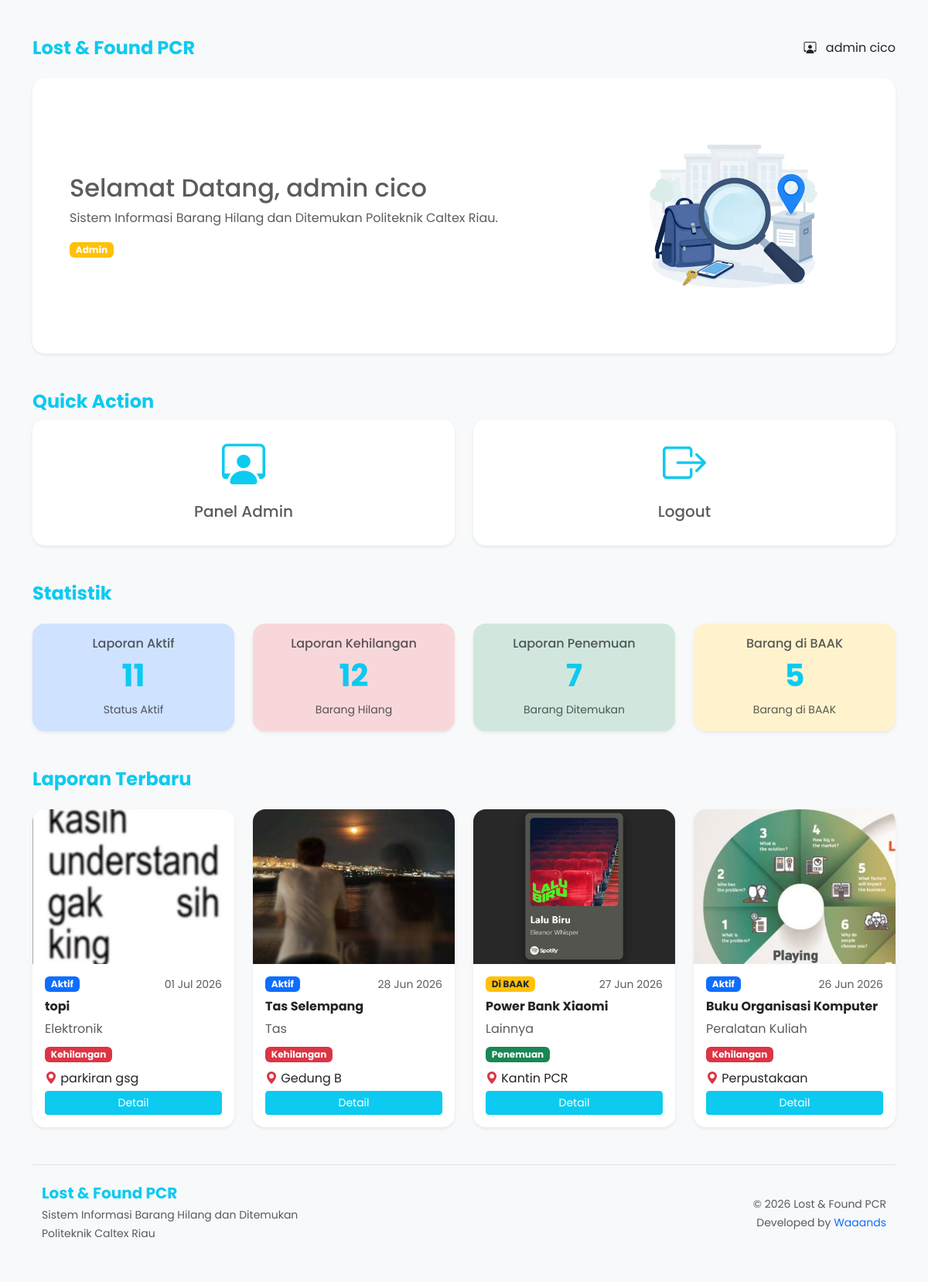
Screenshot of /index.php?aksi=dashboard (signed in) with the database file from the repository.
### tables this page shows
CREATE TABLE `laporan` (
  `id_laporan` int(11) NOT NULL,
  `id_user` int(11) NOT NULL,
  `id_kategori` int(11) NOT NULL,
  `jenis_laporan` enum('kehilangan','penemuan') NOT NULL,
  `nama_barang` varchar(100) NOT NULL,
  `deskripsi` text DEFAULT NULL,
  `foto_barang` varchar(255) DEFAULT NULL,
  `lokasi` varchar(100) DEFAULT NULL,
  `tanggal_kejadian` date NOT NULL,
  `status_laporan` enum('aktif','selesai','baak') DEFAULT 'aktif',
  `created_at` timestamp NOT NULL DEFAULT current_timestamp()
);

CREATE TABLE `kategori` (
  `id_kategori` int(11) NOT NULL,
  `nama_kategori` varchar(50) NOT NULL
);

### app/controllers/DashboardController.php (called while the page is built, shortened)
<?php
require_once __DIR__ . "/../models/LaporanModel.php";
class DashboardController
{
    private $laporanModel;
    public function __construct($conn)
    {
        $this->laporanModel = new LaporanModel($conn);
    }
    public function index()
    {
        $statistik = $this->laporanModel->getStatistik();
        $laporanTerbaru = $this->laporanModel->getLaporanTerbaru();
        require __DIR__ . "/../views/dashboard/index.php";
    }
}

### app/models/LaporanModel.php (called while the page is built, shortened)
<?php
class LaporanModel
{
    private $conn;
    public function __construct($conn)
    {
        $this->conn = $conn;
    }
    public function getStatistik()
    {
        $query = mysqli_query($this->conn,"
            SELECT
            COUNT(*) AS total,
            SUM(jenis_laporan='kehilangan') AS kehilangan,
            SUM(jenis_laporan='penemuan') AS penemuan,
            SUM(status_laporan='aktif') AS aktif,
            SUM(status_laporan='baak') AS baak
            FROM laporan
        ");
        return mysqli_fetch_assoc($query);
    }
    public function getLaporanTerbaru()
    {
        $query = "
        SELECT
            laporan.*,
            kategori.nama_kategori,
            users.nama_lengkap
        FROM laporan
        JOIN kategori
        ON laporan.id_kategori = kategori.id_kategori
        JOIN users
        ON laporan.id_user = users.id_user
        WHERE status_laporan IN ('aktif','baak')
        ORDER BY laporan.id_laporan DESC
        LIMIT 4
        ";
        return mysqli_query(
            $this->conn,
            $query
        );
    }
}

### app/views/dashboard/index.php (the view, shortened to what this page needs)
<!DOCTYPE html>
<html>
<head>
    <link href="https://cdn.jsdelivr.net/npm/bootstrap@5.3.3/dist/css/bootstrap.min.css" rel="stylesheet">
    <link rel="stylesheet" href="https://cdn.jsdelivr.net/npm/bootstrap-icons@1.11.3/font/bootstrap-icons.min.css">
    <link rel="stylesheet" href="public/assets/css/user.css">
</head>
<body class="bg-light" style="font-family:'Poppins',sans-serif;">
    <div class="container py-5">
        <div class="card-body">
            <div class="row align-items-center">
                <div class="col">
                    <h4 class="fw-bold text-info mb-0">
                        Lost & Found PCR
                    </h4>
                </div>
                <div class="col-auto">
                    <?php if(isset($_SESSION['id_user'])) { ?>
                    <?php if($_SESSION['role']=="admin"){ ?>
                    <i class="bi bi-person-workspace me-2"></i>
                    <?php } else { ?>
                    <i class="bi bi-person me-2"></i>
                    <?php } ?>
                    <?= $_SESSION['nama']; ?>
                    <?php } else { ?>
                    <a href="index.php?aksi=login" class="btn btn-info ">
                        Login
                    </a>
                    <?php } ?>
                </div>
            </div>
        </div>
        <div class="card border-0 shadow-sm rounded-4 mb-4 mt-4">
            <div class="card-body p-5">
                <div class="row align-items-center">
                    <div class="col-md-8">
                        <?php if(!isset($_SESSION['id_user'])) { ?>
                        <h2 class="text-muted">
                            Selamat Datang
                        </h2>
                        <p class="text-muted mb-3">
                            Sistem Informasi Barang Hilang dan Ditemukan
                            Politeknik Caltex Riau.
                        </p>
                        <?php } else { ?>
                        <h2 class="text-muted">
                            Selamat Datang,
                            <?= $_SESSION['nama']; ?>
                        </h2>
                        <p class="text-muted mb-3">
                            Sistem Informasi Barang Hilang dan Ditemukan
                            Politeknik Caltex Riau.
                        </p>
                        <?php if($_SESSION['role'] == "admin") { ?>
                        <span class="badge bg-warning">
                            Admin
                        </span>
                        <?php } else { ?>
                        <span class="badge bg-info">
                            Mahasiswa
                        </span>
                        <?php } ?>
                        <?php } ?>
                    </div>
                    <div class="col-md-4 text-center">
                        <img src="public/assets/images/hero.png" class="img-fluid" style="max-height:260px;">
                    </div>
                </div>
            </div>
        </div>
        <h4 class="fw-bold text-info mt-5">
            Quick Action
        </h4>
        <div class="row g-4">
            <?php if(!isset($_SESSION['id_user'])) { ?>
            <div class="col-md-6">
                <a href="index.php?aksi=laporan" class="text-decoration-none text-dark">
                    <div class="card action-card shadow-sm border-0 rounded-4">
                        <div class="card-body text-center py-4">
                            <i class="bi bi-card-list display-4 text-info"></i>
                            <h5 class="mt-3 text-muted">Lihat Laporan</h5>
                        </div>
                    </div>
                </a>
            </div>
            <div class="col-md-6">
                <a href="index.php?aksi=login" class="text-decoration-none text-dark">
                    <div class="card action-card shadow-sm border-0 rounded-4">
                        <div class="card-body text-center py-4">
                            <i class="bi bi-box-arrow-in-right display-4 text-info"></i>
                            <h5 class="mt-3 text-muted">Login</h5>
                        </div>
                    </div>
                </a>
            </div>
            <?php } elseif($_SESSION['role'] == "admin") { ?>
            <div class="col-md-6">
                <a href="index.php?aksi=admin" class="text-decoration-none text-dark">
                    <div class="card action-card shadow-sm border-0 rounded-4">
                        <div class="card-body text-center py-4">
                            <i class="bi bi-person-workspace display-4 text-info"></i>
                            <h5 class="mt-3 text-muted">Panel Admin</h5>
                        </div>
                    </div>
                </a>
            </div>
            <div class="col-md-6">
                <a href="index.php?aksi=logout" class="text-decoration-none text-dark">
                    <div class="card action-card shadow-sm border-0 rounded-4">
                        <div class="card-body text-center py-4">
                            <i class="bi bi-box-arrow-right display-4 text-info"></i>
                            <h5 class="mt-3 text-muted">Logout</h5>
                        </div>
                    </div>
                </a>
            </div>
            <?php } ?>
        </div>
        <?php if(isset($_SESSION['id_user'])) { ?>
        <h4 class="fw-bold text-info mt-5 mb-4">
            Statistik
        </h4>
        <div class="row g-4">
            <div class="col-md-3">
                <div class="card bg-primary-subtle border-0 shadow-sm rounded-4">
                    <div class="card-body text-center">
                        <h6 class="text-muted">
                            Laporan Aktif
                        </h6>
                        <h1 class="fw-bold text-info">
                            <?= $statistik['aktif']; ?>
                        </h1>
                        <small class="text-muted">
                            Status Aktif
                        </small>
                    </div>
                </div>
            </div>
            <div class="col-md-3">
                <div class="card bg-danger-subtle border-0 shadow-sm rounded-4">
                    <div class="card-body text-center">
                        <h6 class="text-muted">
                            Laporan Kehilangan
                        </h6>
                        <h1 class="fw-bold text-info">
                            <?= $statistik['kehilangan']; ?>
                        </h1>
                        <small class="text-muted">
                            Barang Hilang
                        </small>
                    </div>
                </div>
            </div>
            <div class="col-md-3">
                <div class="card bg-success-subtle border-0 shadow-sm rounded-4">
                    <div class="card-body text-center">
                        <h6 class="text-muted">
                            Laporan Penemuan
                        </h6>
                        <h1 class="fw-bold text-info">
                            <?= $statistik['penemuan']; ?>
                        </h1>
                        <small class="text-muted">
                            Barang Ditemukan
                        </small>
                    </div>
                </div>
            </div>
            <div class="col-md-3">
                <div class="card bg-warning-subtle border-0 shadow-sm rounded-4">
                    <div class="card-body text-center">
                        <h6 class="text-muted">
                            Barang di BAAK
                        </h6>
                        <h1 class="fw-bold text-info">
                            <?= $statistik['baak']; ?>
                        </h1>
                        <small class="text-muted">
                            Barang di BAAK
                        </small>
                    </div>
                </div>
            </div>
        </div>
        <?php } ?>
        <h4 class="fw-bold text-info mt-5 mb-4">
            Laporan Terbaru
        </h4>
        <div class="row g-4">
            <?php while($row=mysqli_fetch_assoc($laporanTerbaru)){ ?>
            <div class="col-lg-3 col-md-6">
                <div class="card border-0 shadow-sm rounded-4 h-100">
                    <?php if($row['foto_barang']!=""){ ?>
                    <img src="public/uploads/barang/<?= $row['foto_barang']; ?>" class="card-img-top rounded-top-4"
                        style="height:200px;object-fit:cover;">
                    <?php }else{ ?>
                    <img src="public/assets/image/no-image.png" class="card-img-top rounded-top-4"
                        style="height:200px;object-fit:cover;">
                    <?php } ?>
                    <div class="card-body d-flex flex-column">
                        <div class="d-flex justify-content-between align-items-center mb-2">
                            <?php
                if($row['status_laporan']=="aktif"){
                    $badge="bg-primary";
                    $status="Aktif";
                }elseif($row['status_laporan']=="baak"){
                    $badge="bg-warning text-dark";
                    $status="Di BAAK";
                }else{
                    $badge="bg-success";
                    $status="Selesai";
                }
                ?>
                            <span class="badge <?= $badge; ?>">
                                <?= $status; ?>
                            </span>
                            <small class="text-muted">
                                <?= date('d M Y',strtotime($row['tanggal_kejadian'])); ?>
                            </small>
                        </div>
                        <h6 class="fw-bold mb-2">
                            <?= $row['nama_barang']; ?>
                        </h6>
                        <p class="text-muted mb-2">
                            <?= $row['nama_kategori']; ?>
                        </p>
                        <p class="mb-2">
                            <span
                                class="badge <?= $row['jenis_laporan']=="kehilangan" ? "bg-danger" : "bg-success"; ?>">
                                <?= ucfirst($row['jenis_laporan']); ?>
                            </span>
                        </p>
                        <p class="mb-1">
                            <i class="bi bi-geo-alt-fill text-danger"></i>
                            <?= $row['lokasi']; ?>
                        </p>
                        <a href="index.php?aksi=detail&id=<?= $row['id_laporan']; ?>&from=dashboard"
                            class="btn btn-info  btn-sm flex-fill">
                            Detail
                        </a>
                    </div>
                </div>
            </div>
            <?php } ?>
        </div>
        <footer class="mt-5 py-4 border-top">
            <div class="container">
                <div class="row align-items-center">
                    <div class="col-md-6">
                        <h5 class="fw-bold text-info mb-1">
                            Lost & Found PCR
                        </h5> <small class="text-muted">
                            Sistem Informasi Barang Hilang dan Ditemukan<br>
                            Politeknik Caltex Riau
                        </small>
                    </div>
                    <div class="col-md-6 text-md-end mt-3 mt-md-0">
                        <small class="text-muted">
                            © 2026 Lost & Found PCR
                        </small>
                        <br>
                        <small class="text-muted">
                            Developed by <a href="https://github.com/waaands" target="_blank"
                                class="text-decoration-none">Waaands</a>
                        </small>
                    </div>
                </div>
            </div>
        </footer>
    </div>
</body>
</html>

### public/assets/css/user.css (style rules this page uses)
body { font-family:'Poppins',sans-serif; }
.btn-info { color:#fff; transition:.2s; }
.action-card { transition:.2s; }

### rows the page displays
laporan: foto_barang (picture), status_laporan "Aktif", tanggal_kejadian "01 Jul 2026", nama_barang "topi", id_kategori.nama_kategori "Elektronik", jenis_laporan "Kehilangan", lokasi "parkiran gsg"
laporan: foto_barang (picture), status_laporan "Aktif", tanggal_kejadian "28 Jun 2026", nama_barang "Tas Selempang", id_kategori.nama_kategori "Tas", jenis_laporan "Kehilangan", lokasi "Gedung B"
laporan: foto_barang (picture), status_laporan "Di BAAK", tanggal_kejadian "27 Jun 2026", nama_barang "Power Bank Xiaomi", id_kategori.nama_kategori "Lainnya", jenis_laporan "Penemuan", lokasi "Kantin PCR"
laporan: foto_barang (picture), status_laporan "Aktif", tanggal_kejadian "26 Jun 2026", nama_barang "Buku Organisasi Komputer", id_kategori.nama_kategori "Peralatan Kuliah", jenis_laporan "Kehilangan", lokasi "Perpustakaan"

### other values shown
$_SESSION['nama'] "admin cico"
$statistik['aktif'] "11"
$statistik['kehilangan'] "12"
$statistik['penemuan'] "7"
$statistik['baak'] "5"
